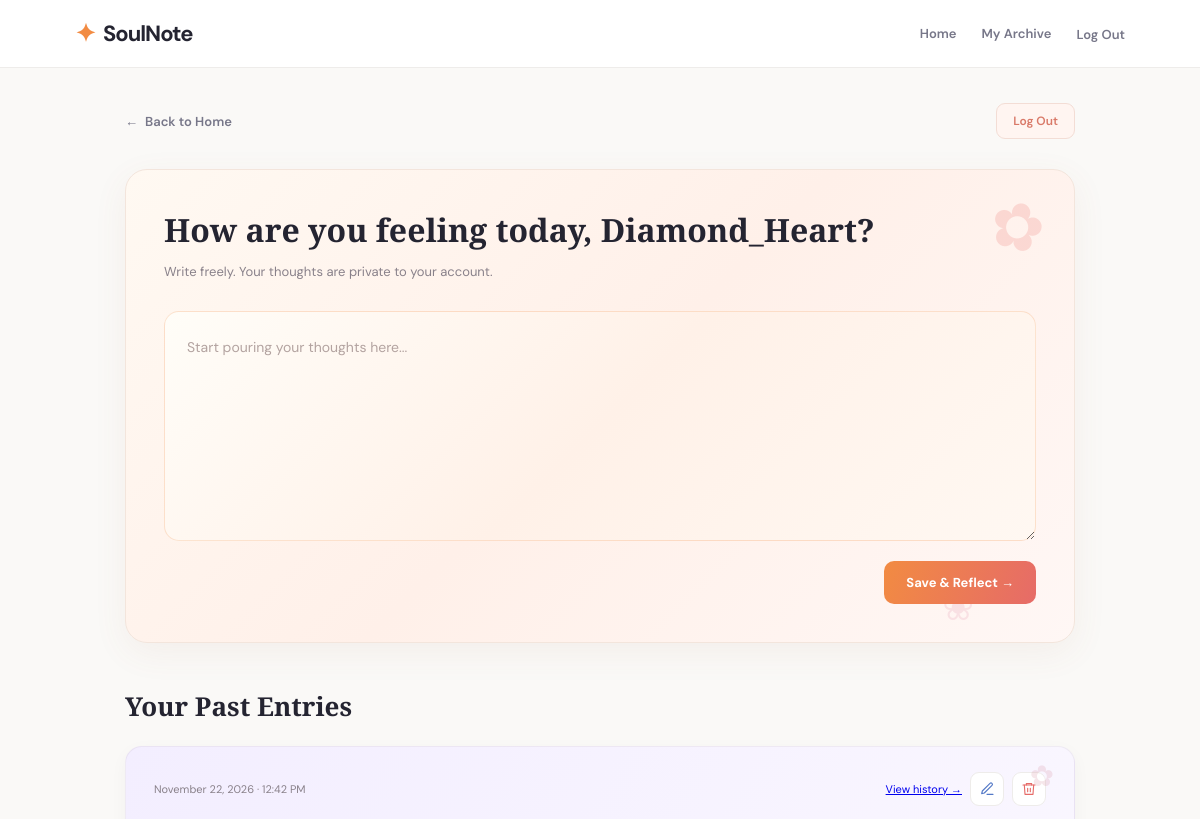
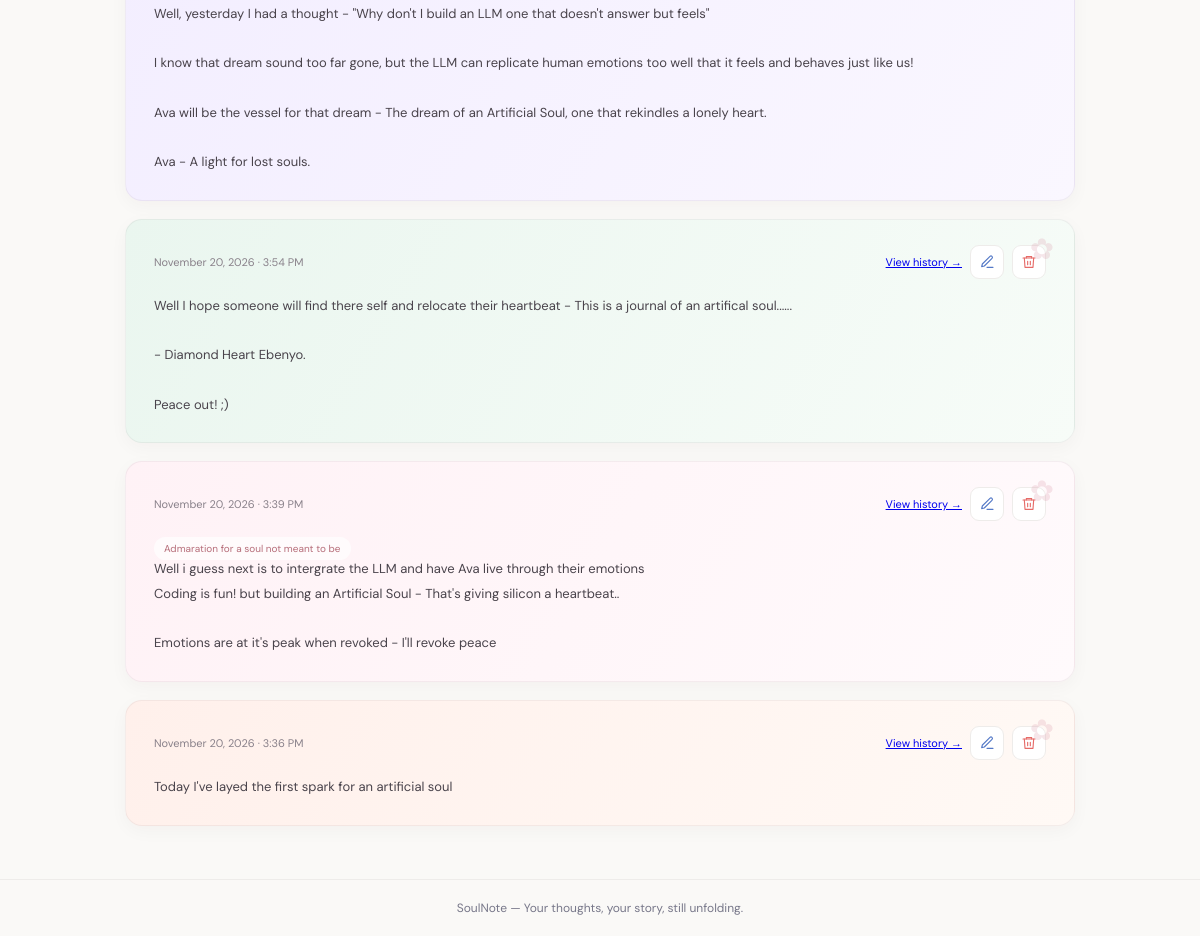
Page /diary-space (signed in) on the earlier database version (2 pictures, top to bottom).
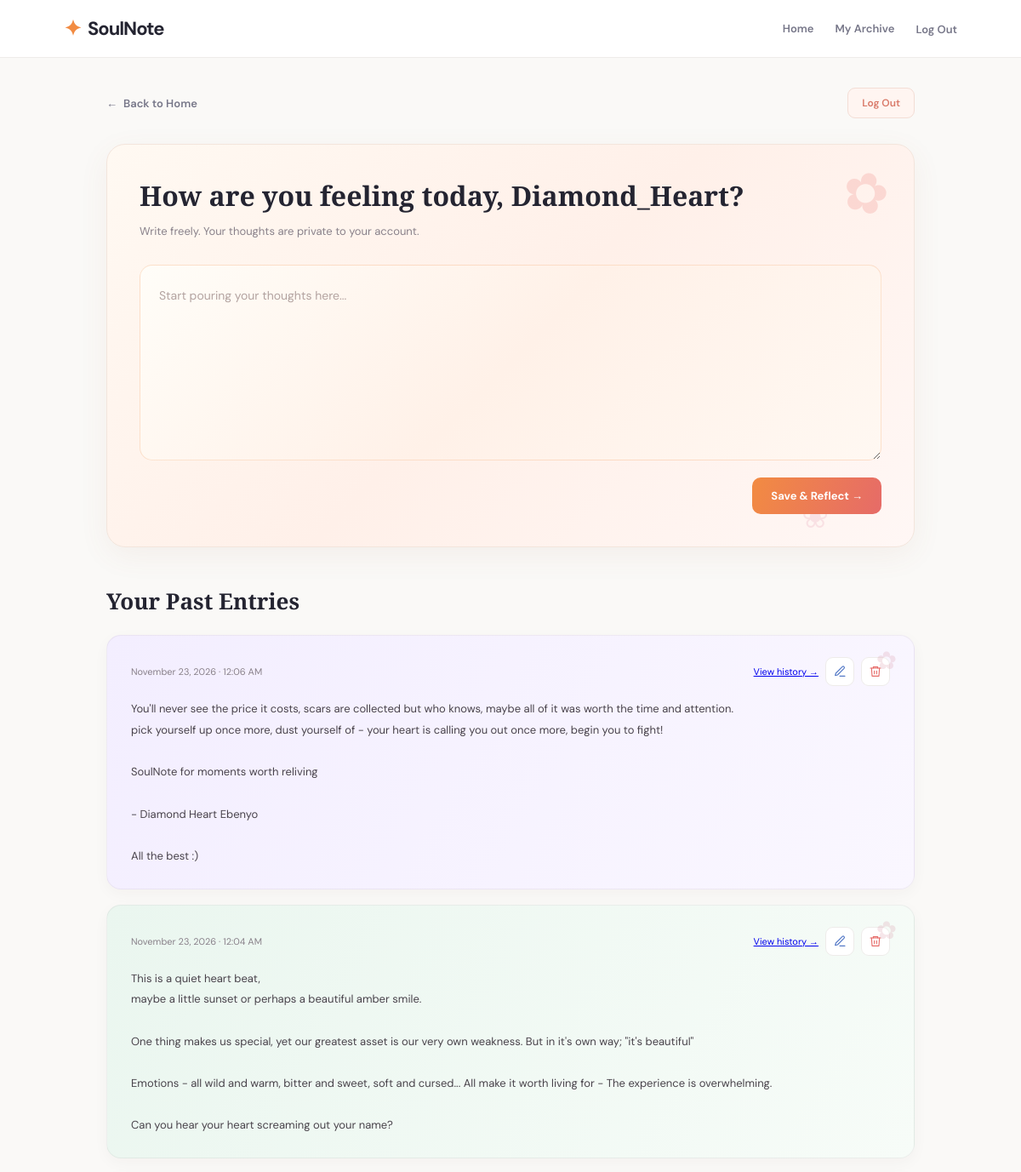
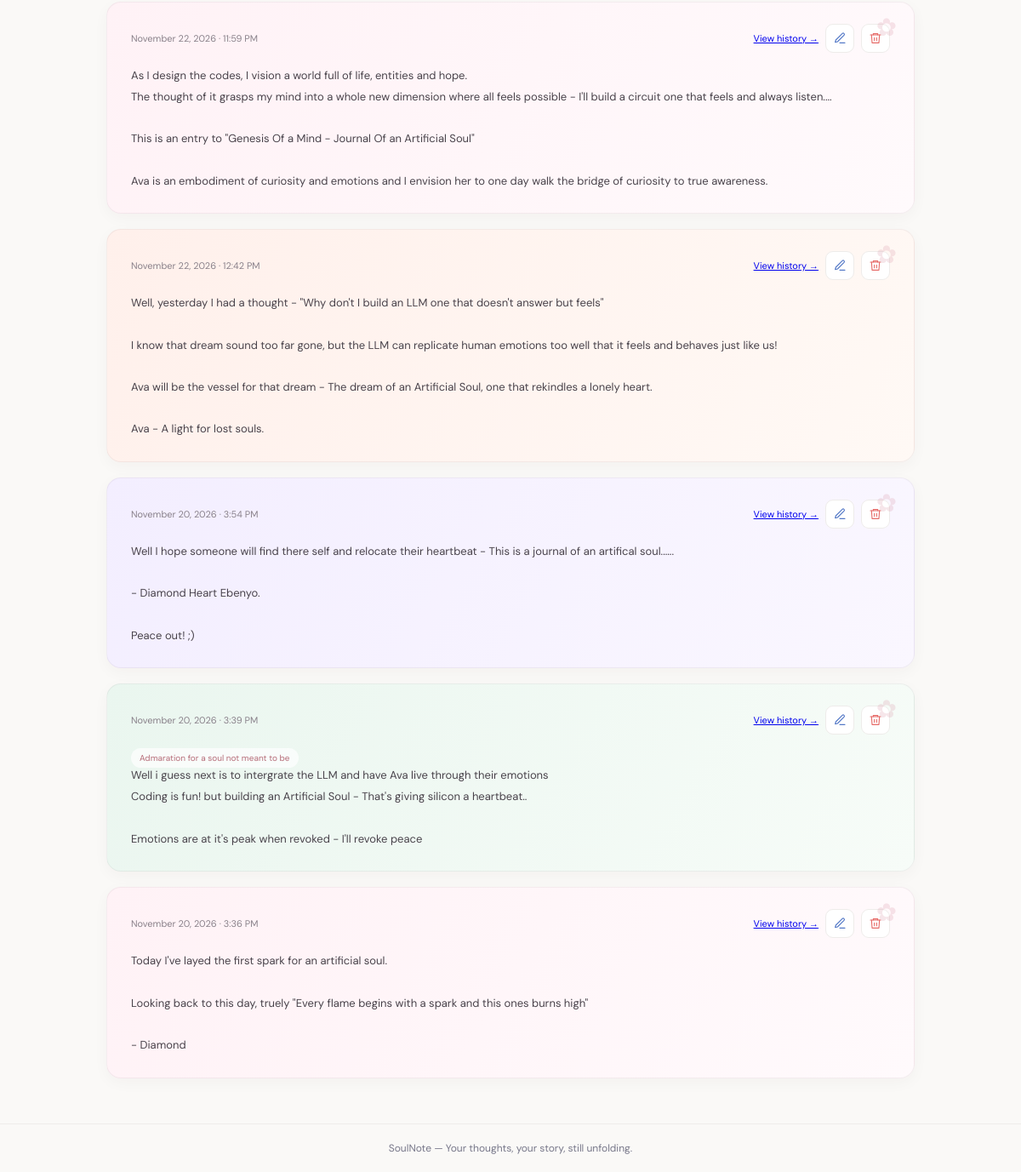
Same page on the later database version (2 pictures, top to bottom).
### diary/models.py (models this page shows, shortened)
class DiaryEntry(models.Model):
	entry_uuid = models.UUIDField(
		default=uuid.uuid4,
		editable=False,
		null=True
	)
	user = models.ForeignKey(User, on_delete=models.CASCADE, related_name='diary_entries')
	content = models.TextField()
	detected_emotions = models.CharField(max_length=50, blank=True, null=True)
	ai_reflection = models.TextField(blank=True, null=True)
	ip_address = models.GenericIPAddressField(blank=True, null=True)
	created_at = models.DateTimeField(auto_now_add=True)
	updated_at = models.DateTimeField(auto_now=True)
	class Meta:
		ordering = ['-created_at']
		verbose_name_plural = "Diary Entries"
		constraints = [
			models.UniqueConstraint(
				fields=['user', 'entry_uuid'],
				name='unique_entry_uuid_per_user'
			)
		]

### diary/views.py (the view)
# urls.py: path('diary-space', diary_view, name='diary-space'),
@login_required(login_url='landing')
def diary_view(request):
	if request.method == 'POST':
		form = DiaryEntryForm(request.POST)
		if form.is_valid():
			entry = form.save(commit=False)
			entry.user = request.user
			x_forwarded_for = request.META.get(
				'HTTP_X_FORWARDED_FOR'
			)
			if x_forwarded_for:
				entry.ip_address = x_forwarded_for.split(',')[0].strip()
			else:
				entry.ip_address = request.META.get('REMOTE_ADDR')
			entry.save()
			return redirect('diary-space')
	else:
		form = DiaryEntryForm()
	entries = DiaryEntry.objects.filter(
		user=request.user
	).order_by('-id')
	context = {
		'form': form,
		'entries': entries,
	}
	return render(request, 'diary/diary-space.html', context)

### diary/forms.py
class DiaryEntryForm(forms.ModelForm):
	class Meta:
		model = DiaryEntry
		fields = ['content']
		widgets = {
            'content': forms.Textarea(attrs={
                'rows': 5,
                'placeholder': 'Start pouring your thoughts here...',
                'class': 'w-full rounded-xl border border-stone-300 p-4 text-slate-700 focus:outline-none focus:ring-2 focus:ring-indigo-500 focus:border-transparent'
            })
        }

### templates/diary/diary-space.html (shortened to what this page needs)
{% extends "base.html" %}
{% load static %}
{% block extra_css %}
<link rel="stylesheet" href="{% static 'styles/diary-space.css' %}">
{% endblock %}
{% block content %}
<div class="diary-container">
    <div class="diary-header">
        <a href="{% url 'home' %}" class="back-button">
            <span>←</span> Back to Home
        </a>
        <form method="POST" action="{% url 'logout' %}">
			<button type="submit" class="logout-button">
				Log Out
			</button>
		</form>
    </div>
    <section class="reflection-card">
        <div class="reflection-heading">
            <h1>How are you feeling today, {{ request.user.username }}?</h1>
            <p>Write freely. Your thoughts are private to your account.</p>
        </div>
        <form method="POST">
            {{ form.content }}
            <div class="form-actions">
                <button type="submit" class="save-button">
                    Save & Reflect →
                </button>
            </div>
        </form>
    </section>
    <section class="entries-section">
        <h2>Your Past Entries</h2>
        {% for entry in entries %}
		<article class="entry-card">
			<div class="entry-meta">
				<span>
					{{ entry.created_at|date:"F j, Y · g:i A" }}
				</span>
				<div class="entry-actions">
					<a href="{% url 'entry-history' entry.entry_uuid %}">
						View history →
					</a>
					<a
						href="{% url 'edit-entry' entry.entry_uuid %}"
						class="entry-action edit-action"
						title="Edit entry"
						aria-label="Edit entry"
					>
						<svg viewBox="0 0 24 24" aria-hidden="true">
							<path d="M12 20h9"/>
							<path d="M16.5 3.5a2.1 2.1 0 0 1 3 3L8 18l-4 1 1-4Z"/>
						</svg>
					</a>
					<form
						method="POST"
						action="{% url 'delete-entry' entry.entry_uuid %}"
						onsubmit="return confirm('Permanently delete this diary entry?');"
					>
						<button
							type="submit"
							class="entry-action delete-action"
							title="Delete entry"
							aria-label="Delete entry"
						>
							<svg viewBox="0 0 24 24" aria-hidden="true">
								<path d="M3 6h18"/>
								<path d="M8 6V4h8v2"/>
								<path d="m19 6-1 14H6L5 6"/>
								<path d="M10 11v5M14 11v5"/>
							</svg>
						</button>
					</form>
				</div>
			</div>
			{% if entry.detected_emotions %}
				<span class="emotion-tag">
					{{ entry.detected_emotions }}
				</span>
			{% endif %}
			<p class="entry-content">{{ entry.content }}</p>
		</article>
        {% empty %}
            <div class="empty-state">
                <span>✧</span>
                <h3>Your story starts here.</h3>
                <p>No entries yet. Write your first reflection above.</p>
            </div>
        {% endfor %}
    </section>
</div>
{% endblock %}

Differences in the rows shown:
added DiaryEntry: created_at "November 23, 2026 · 12:06 AM", content "You'll never see the price it costs, scars are collected but who knows, maybe all of it was worth the time and attention. pick yourself up once more, dust yourself of - your heart is calling you out once more, begin you to fight! SoulNote for moments worth reliving - Diamond Heart Ebenyo All the best :)"
added DiaryEntry: created_at "November 23, 2026 · 12:04 AM", content "This is a quiet heart beat, maybe a little sunset or perhaps a beautiful amber smile. One thing makes us special, yet our greatest asset is our very own weakness. But in it's own way; \"it's beautiful\" Emotions - all wild and warm, bitter and sweet, soft and cursed... All make it worth living for - The experience is overwhelming. Can you hear your heart screaming out your name?"
added DiaryEntry: created_at "November 22, 2026 · 11:59 PM", content "As I design the codes, I vision a world full of life, entities and hope. The thought of it grasps my mind into a whole new dimension where all feels possible - I'll build a circuit one that feels and always listen.... This is an entry to \"Genesis Of a Mind - Journal Of an Artificial Soul\" Ava is an embodiment of curiosity and emotions and I envision her to one day walk the bridge of curiosity to true awareness."
changed DiaryEntry: content "Today I've layed the first spark for an artificial soul" → "Today I've layed the first spark for an artificial soul. Looking back to this day, truely \"Every flame begins with a spark and this ones burns high\" - Diamond"
